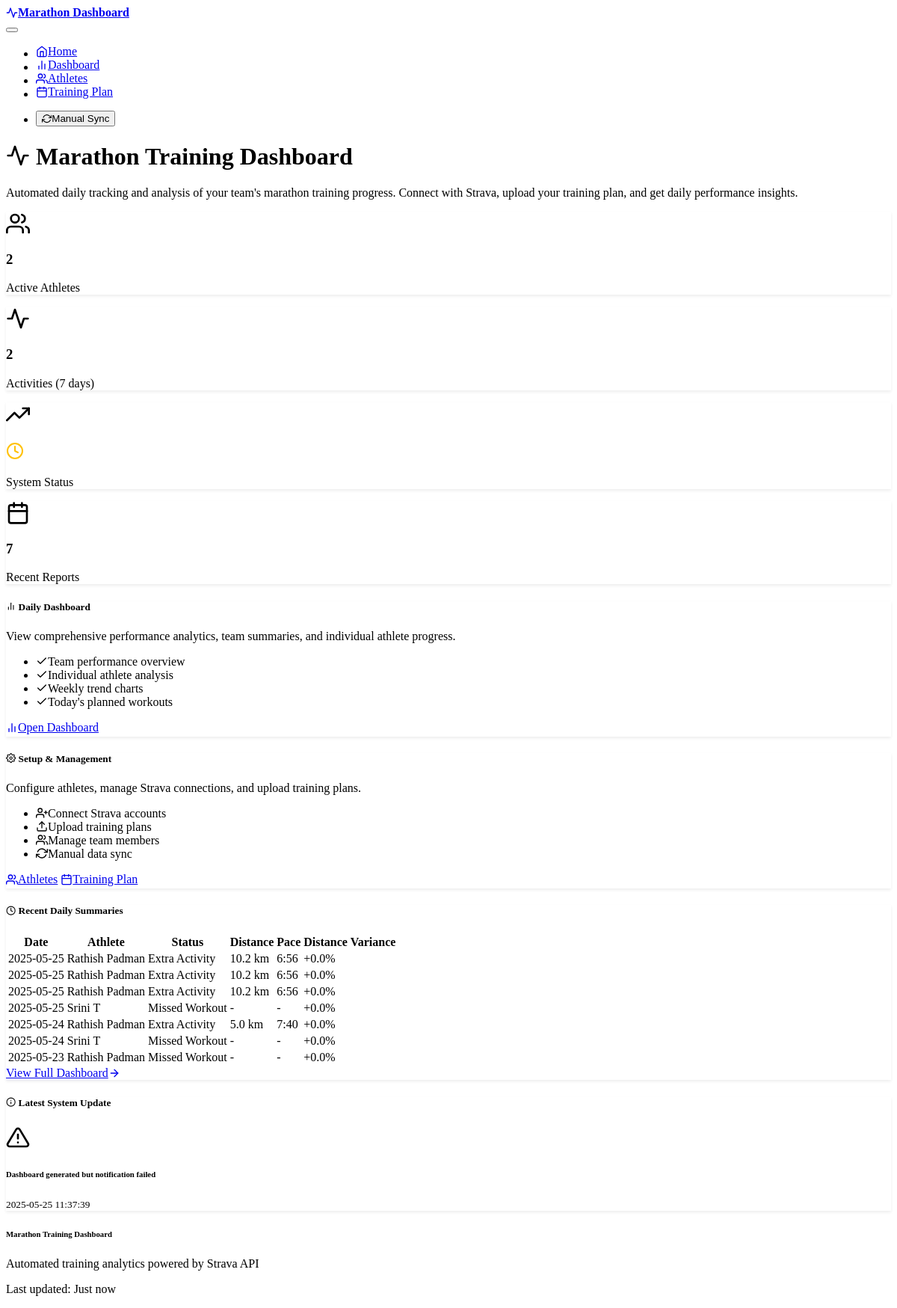
Before: / with the older database file.
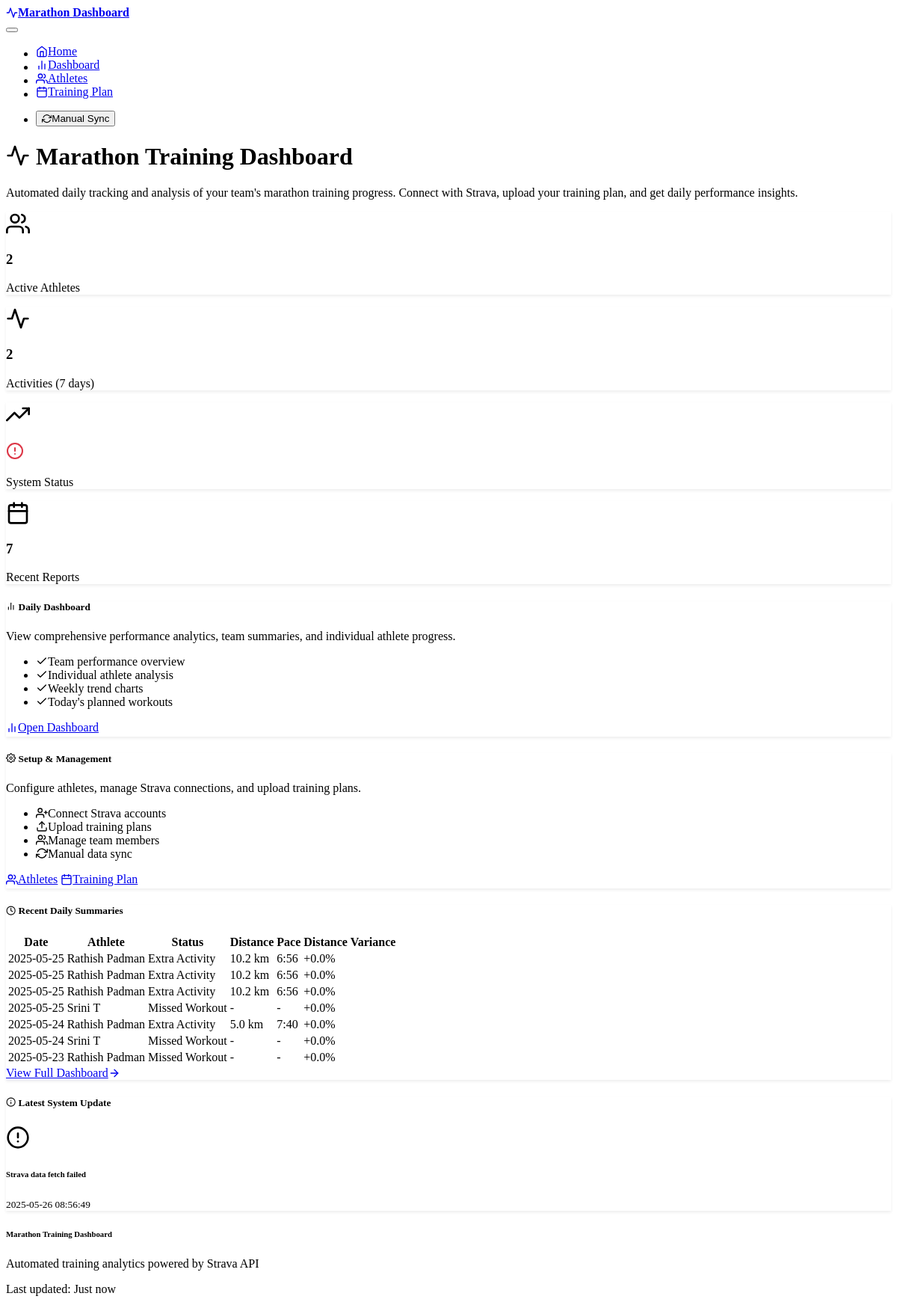
After: the same page with the newer database file.
### models.py (models this page shows)
class DailySummary(db.Model):
    id = db.Column(db.Integer, primary_key=True)
    athlete_id = db.Column(db.Integer,
                           db.ForeignKey('athlete.id'),
                           nullable=False)
    summary_date = db.Column(db.DateTime, nullable=False)
    actual_distance_km = db.Column(db.Float, nullable=True)
    planned_distance_km = db.Column(db.Float, nullable=True)
    actual_pace_min_per_km = db.Column(db.Float, nullable=True)
    planned_pace_min_per_km = db.Column(db.Float, nullable=True)
    distance_variance_percent = db.Column(db.Float, nullable=True)
    pace_variance_percent = db.Column(db.Float, nullable=True)
    status = db.Column(db.String(50),
                       nullable=True)  # On Track, Under-performed, etc.
    notes = db.Column(db.Text, nullable=True)
    created_at = db.Column(db.DateTime, default=datetime.utcnow)
    __table_args__ = (UniqueConstraint('athlete_id', 'summary_date', name='uq_daily_summary_athlete_date'),)

class Athlete(db.Model):
    id = db.Column(db.Integer, primary_key=True)
    name = db.Column(db.String(100), nullable=False)
    strava_athlete_id = db.Column(db.Integer, unique=True, nullable=True)
    refresh_token = db.Column(db.String(255), nullable=True)
    access_token = db.Column(db.String(255), nullable=True)
    token_expires_at = db.Column(db.DateTime, nullable=True)
    is_active = db.Column(db.Boolean, default=True)
    created_at = db.Column(db.DateTime, default=datetime.utcnow)
    activities = db.relationship('Activity', backref='athlete', lazy=True)
    planned_workouts = db.relationship('PlannedWorkout',
                                       backref='athlete',
                                       lazy=True)
    daily_summaries = db.relationship('DailySummary',
                                      backref='athlete',
                                      lazy=True)

class SystemLog(db.Model):
    id = db.Column(db.Integer, primary_key=True)
    log_date = db.Column(db.DateTime, nullable=False)
    log_type = db.Column(db.String(50),
                         nullable=False)  # SUCCESS, ERROR, WARNING
    message = db.Column(db.Text, nullable=False)
    details = db.Column(db.Text, nullable=True)
    created_at = db.Column(db.DateTime, default=datetime.utcnow)

### routes.py (the view)
@app.route('/')
def index():
    try:
        total_athletes = db.session.query(func.count(distinct(
            Athlete.id))).filter_by(is_active=True).scalar()
        week_ago = datetime.now() - timedelta(days=7)
        recent_activities = db.session.query(func.count(distinct(
            Activity.id))).filter(Activity.start_date >= week_ago).scalar()
        latest_log = SystemLog.query.order_by(
            SystemLog.created_at.desc()).first()
        recent_summaries = db.session.query(DailySummary).filter(
            DailySummary.summary_date >= week_ago.date()).order_by(
                DailySummary.summary_date.desc(),
                DailySummary.athlete_id).limit(10).all()
        return render_template('index.html',
                               total_athletes=total_athletes,
                               recent_activities=recent_activities,
                               latest_log=latest_log,
                               recent_summaries=recent_summaries)
    except Exception as e:
        logger.error(f"Error loading home page: {e}")
        flash(f"Error loading dashboard: {e}", "error")
        return render_template('index.html',
                               total_athletes=0,
                               recent_activities=0,
                               latest_log=None,
                               recent_summaries=[])

### templates/index.html (shortened to what this page needs)
{% extends "base.html" %}
{% block content %}
<div class="container">
    <div class="row mb-5">
        <div class="col-lg-8 mx-auto text-center">
            <h1 class="display-4 mb-4">
                <i data-feather="activity" class="me-3"></i>
                Marathon Training Dashboard
            </h1>
            <p class="lead mb-4">
                Automated daily tracking and analysis of your team's marathon training progress.
                Connect with Strava, upload your training plan, and get daily performance insights.
            </p>
        </div>
    </div>
    <div class="row mb-5">
        <div class="col-md-3 mb-3">
            <div class="card bg-primary">
                <div class="card-body text-center">
                    <i data-feather="users" class="mb-2" style="width: 2rem; height: 2rem;"></i>
                    <h3 class="card-title">{{ total_athletes }}</h3>
                    <p class="card-text">Active Athletes</p>
                </div>
            </div>
        </div>
        <div class="col-md-3 mb-3">
            <div class="card bg-success">
                <div class="card-body text-center">
                    <i data-feather="activity" class="mb-2" style="width: 2rem; height: 2rem;"></i>
                    <h3 class="card-title">{{ recent_activities }}</h3>
                    <p class="card-text">Activities (7 days)</p>
                </div>
            </div>
        </div>
        <div class="col-md-3 mb-3">
            <div class="card bg-info">
                <div class="card-body text-center">
                    <i data-feather="trending-up" class="mb-2" style="width: 2rem; height: 2rem;"></i>
                    <h3 class="card-title">
                        {% if latest_log and latest_log.log_type == 'SUCCESS' %}
                            <i data-feather="check-circle" style="color: #28a745; width: 1.5rem; height: 1.5rem;"></i>
                        {% elif latest_log and latest_log.log_type == 'ERROR' %}
                            <i data-feather="alert-circle" style="color: #dc3545; width: 1.5rem; height: 1.5rem;"></i>
                        {% else %}
                            <i data-feather="clock" style="color: #ffc107; width: 1.5rem; height: 1.5rem;"></i>
                        {% endif %}
                    </h3>
                    <p class="card-text">System Status</p>
                </div>
            </div>
        </div>
        <div class="col-md-3 mb-3">
            <div class="card bg-warning">
                <div class="card-body text-center">
                    <i data-feather="calendar" class="mb-2" style="width: 2rem; height: 2rem;"></i>
                    <h3 class="card-title">{{ recent_summaries|length }}</h3>
                    <p class="card-text">Recent Reports</p>
                </div>
            </div>
        </div>
    </div>
    <div class="row mb-5">
        <div class="col-lg-6 mb-4">
            <div class="card h-100">
                <div class="card-header">
                    <h5 class="card-title mb-0">
                        <i data-feather="bar-chart-2" class="me-2"></i>
                        Daily Dashboard
                    </h5>
                </div>
                <div class="card-body">
                    <p class="card-text">
                        View comprehensive performance analytics, team summaries, and individual athlete progress.
                    </p>
                    <ul class="list-unstyled">
                        <li><i data-feather="check" class="me-2 text-success"></i>Team performance overview</li>
                        <li><i data-feather="check" class="me-2 text-success"></i>Individual athlete analysis</li>
                        <li><i data-feather="check" class="me-2 text-success"></i>Weekly trend charts</li>
                        <li><i data-feather="check" class="me-2 text-success"></i>Today's planned workouts</li>
                    </ul>
                </div>
                <div class="card-footer">
                    <a href="{{ url_for('dashboard') }}" class="btn btn-primary">
                        <i data-feather="bar-chart-2" class="me-2"></i>
                        Open Dashboard
                    </a>
                </div>
            </div>
        </div>
        <div class="col-lg-6 mb-4">
            <div class="card h-100">
                <div class="card-header">
                    <h5 class="card-title mb-0">
                        <i data-feather="settings" class="me-2"></i>
                        Setup & Management
                    </h5>
                </div>
                <div class="card-body">
                    <p class="card-text">
                        Configure athletes, manage Strava connections, and upload training plans.
                    </p>
                    <ul class="list-unstyled">
                        <li><i data-feather="user-plus" class="me-2 text-info"></i>Connect Strava accounts</li>
                        <li><i data-feather="upload" class="me-2 text-info"></i>Upload training plans</li>
                        <li><i data-feather="users" class="me-2 text-info"></i>Manage team members</li>
                        <li><i data-feather="refresh-cw" class="me-2 text-info"></i>Manual data sync</li>
                    </ul>
                </div>
                <div class="card-footer">
                    <a href="{{ url_for('athletes') }}" class="btn btn-outline-primary me-2">
                        <i data-feather="users" class="me-2"></i>
                        Athletes
                    </a>
                    <a href="{{ url_for('training_plan') }}" class="btn btn-outline-secondary">
                        <i data-feather="calendar" class="me-2"></i>
                        Training Plan
                    </a>
                </div>
            </div>
        </div>
    </div>
    {% if recent_summaries %}
    <div class="row mb-5">
        <div class="col-12">
            <div class="card">
                <div class="card-header">
                    <h5 class="card-title mb-0">
                        <i data-feather="clock" class="me-2"></i>
                        Recent Daily Summaries
                    </h5>
                </div>
                <div class="card-body">
                    <div class="table-responsive">
                        <table class="table table-striped">
                            <thead>
                                <tr>
                                    <th>Date</th>
                                    <th>Athlete</th>
                                    <th>Status</th>
                                    <th>Distance</th>
                                    <th>Pace</th>
                                    <th>Distance Variance</th>
                                </tr>
                            </thead>
                            <tbody>
                                {% for summary in recent_summaries %}
                                <tr>
                                    <td>{{ summary.summary_date.strftime('%Y-%m-%d') }}</td>
                                    <td>{{ summary.athlete.name }}</td>
                                    <td>
                                        {% if summary.status == 'On Track' %}
                                            <span class="badge bg-success">{{ summary.status }}</span>
                                        {% elif summary.status == 'Over-performed' %}
                                            <span class="badge bg-info">{{ summary.status }}</span>
                                        {% elif summary.status == 'Under-performed' %}
                                            <span class="badge bg-warning">{{ summary.status }}</span>
                                        {% elif summary.status == 'Missed Workout' %}
                                            <span class="badge bg-danger">{{ summary.status }}</span>
                                        {% else %}
                                            <span class="badge bg-secondary">{{ summary.status or 'Unknown' }}</span>
                                        {% endif %}
                                    </td>
                                    <td>
                                        {% if summary.actual_distance_km %}
                                            {{ "%.1f"|format(summary.actual_distance_km) }} km
                                        {% else %}
                                            -
                                        {% endif %}
                                    </td>
                                    <td>
                                        {% if summary.actual_pace_min_per_km %}
                                            {{ "%d:%02d"|format(summary.actual_pace_min_per_km|int, ((summary.actual_pace_min_per_km - summary.actual_pace_min_per_km|int) * 60)|int) }}
                                        {% else %}
                                            -
                                        {% endif %}
                                    </td>
                                    <td>
                                        {% if summary.distance_variance_percent is not none %}
                                            <span class="{% if summary.distance_variance_percent > 10 %}text-info{% elif summary.distance_variance_percent < -10 %}text-warning{% else %}text-success{% endif %}">
                                                {{ "%+.1f"|format(summary.distance_variance_percent) }}%
                                            </span>
                                        {% else %}
                                            -
                                        {% endif %}
                                    </td>
                                </tr>
                                {% endfor %}
                            </tbody>
                        </table>
                    </div>
                </div>
                <div class="card-footer text-end">
                    <a href="{{ url_for('dashboard') }}" class="btn btn-outline-primary">
                        View Full Dashboard
                        <i data-feather="arrow-right" class="ms-2"></i>
                    </a>
                </div>
            </div>
        </div>
    </div>
    {% endif %}
    {% if latest_log %}
    <div class="row">
        <div class="col-12">
            <div class="card">
                <div class="card-header">
                    <h5 class="card-title mb-0">
                        <i data-feather="info" class="me-2"></i>
                        Latest System Update
                    </h5>
                </div>
                <div class="card-body">
                    <div class="d-flex align-items-center">
                        <div class="me-3">
                            {% if latest_log.log_type == 'SUCCESS' %}
                                <i data-feather="check-circle" class="text-success" style="width: 2rem; height: 2rem;"></i>
                            {% elif latest_log.log_type == 'ERROR' %}
                                <i data-feather="alert-circle" class="text-danger" style="width: 2rem; height: 2rem;"></i>
                            {% elif latest_log.log_type == 'WARNING' %}
                                <i data-feather="alert-triangle" class="text-warning" style="width: 2rem; height: 2rem;"></i>
                            {% else %}
                                <i data-feather="info" class="text-info" style="width: 2rem; height: 2rem;"></i>
                            {% endif %}
                        </div>
                        <div class="flex-grow-1">
                            <h6 class="mb-1">{{ latest_log.message }}</h6>
                            <small class="text-muted">
                                {{ latest_log.log_date.strftime('%Y-%m-%d %H:%M:%S') }}
                            </small>
                        </div>
                    </div>
                </div>
            </div>
        </div>
    </div>
    {% endif %}
</div>
{% endblock %}

Changed rows visible on the page:
no longer on this page (row unchanged): SystemLog: message "Dashboard generated but notification failed", log_date "2025-05-25 11:37:39"
added SystemLog: message "Strava data fetch failed", log_date "2025-05-26 08:56:49"
